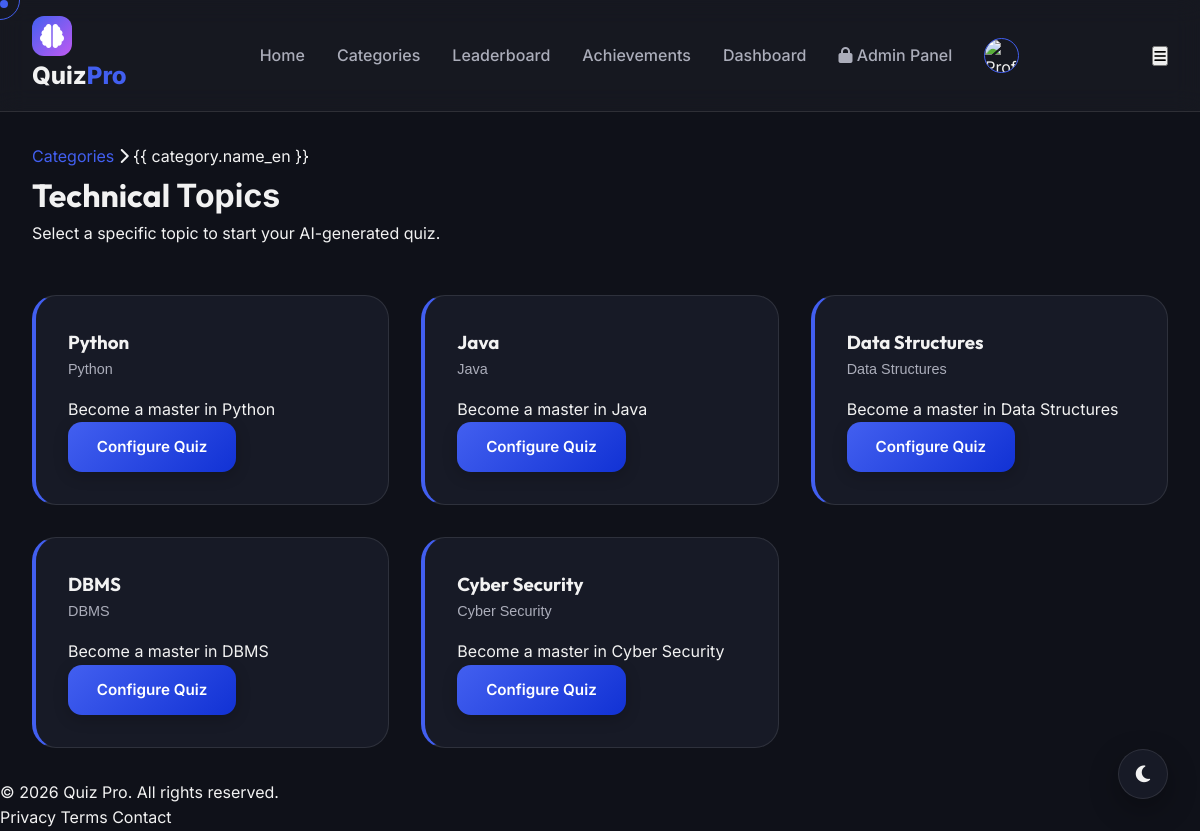
/quizzes/category/11/subcategories/ (signed in), run on the app's committed database.
### quizzes/models.py (models this page shows, shortened)
class Category(models.Model):
    CATEGORY_TYPES = (
        ('technical', 'Technical'),
        ('non-technical', 'Non-Technical'),
        ('entertainment', 'Entertainment'),
    )
    name_en = models.CharField(max_length=100)
    name_ta = models.CharField(max_length=100)
    description = models.TextField(blank=True)
    category_type = models.CharField(max_length=20, choices=CATEGORY_TYPES, default='technical')
    icon = models.ImageField(upload_to='categories/', null=True, blank=True)
    created_at = models.DateTimeField(auto_now_add=True)
    class Meta:
        verbose_name_plural = "Categories"

class SubCategory(models.Model):
    category = models.ForeignKey(Category, on_delete=models.CASCADE, related_name='subcategories')
    name_en = models.CharField(max_length=100)
    name_ta = models.CharField(max_length=100)
    description = models.TextField(blank=True)
    is_premium = models.BooleanField(default=False)
    created_at = models.DateTimeField(auto_now_add=True)
    class Meta:
        verbose_name_plural = "Subcategories"

### quizzes/views.py (the view)
# urls.py: path('category/<int:category_id>/subcategories/', views.subcategory_list, name='subcategory_list'),
def subcategory_list(request, category_id):
    category = get_object_or_404(Category, id=category_id)
    subcategories = category.subcategories.all()
    return render(request, 'quizzes/subcategory_list.html', {
        'category': category,
        'subcategories': subcategories
    })

### templates/quizzes/subcategory_list.html (shortened to what this page needs)
{% extends 'base.html' %}
{% load static %}
{% block content %}
<div class="container py-5">
    <div class="breadcrumb mb-4">
        <a href="{% url 'category_list' %}">Categories</a> <i class="fas fa-chevron-right mx-2"></i> <span>{{
            category.name_en }}</span>
    </div>
    <div class="section-header mb-5">
        <h1>{{ category.name_en }} <span>Topics</span></h1>
        <p class="text-muted">Select a specific topic to start your AI-generated quiz.</p>
    </div>
    <div class="card-grid">
        {% for sub in subcategories %}
        <div class="card subcategory-card" data-aos="zoom-in" data-aos-delay="{{ forloop.counter|add:50 }}">
            <div class="sub-header">
                <h3>{{ sub.name_en }}</h3>
                <span class="lang-text">{{ sub.name_ta }}</span>
            </div>
            <p>{{ sub.description|default:"Deep dive into this topic with dynamic AI questions." }}</p>
            <div class="action-footer mt-4">
                <a href="{% url 'quiz_config' sub.id %}" class="btn btn-primary w-100 magnetic">Configure Quiz</a>
            </div>
        </div>
        {% empty %}
        <div class="card empty-card text-center">
            <p>No topics available for this category yet.</p>
        </div>
        {% endfor %}
    </div>
</div>
{% endblock %}

### static/css/style.css (style rules this page uses)
:root { --primary-h: 230; --primary-s: 85%; --primary-l: 60%; --primary: hsl(var(--primary-h), var(--primary-s), var(--primary-l)); --primary-dark: hsl(var(--primary-h), var(--primary-s), 45%); --primary-light: hsl(var(--primary-h), var(--primary-s), 75%); --accent: hsl(280, 85%, 65%); --bg-dark: hsl(230, 25%, 8%); --bg-card: hsl(230, 25%, 12%); --bg-card-hover: hsl(230, 25%, 16%); --text-main: hsl(0, 0%, 95%); --text-muted: hsl(230, 10%, 70%); --border: hsl(230, 20%, 20%); --glass: rgba(255, 255, 255, 0.03); --glass-border: rgba(255, 255, 255, 0.1); --shadow-sm: 0 2px 4px rgba(0, 0, 0, 0.1); --shadow-md: 0 4px 12px rgba(0, 0, 0, 0.2); --shadow-lg: 0 10px 30px rgba(0, 0, 0, 0.3); --radius-sm: 8px; --radius-md: 14px; --radius-lg: 24px; --transition: all 0.3s cubic-bezier(0.4, 0, 0.2, 1); }
* { margin: 0; padding: 0; box-sizing: border-box; font-family: 'Inter', sans-serif; }
body { background-color: var(--bg-dark); color: var(--text-main); line-height: 1.6; overflow-x: hidden; transition: var(--transition); }
h1, h2, h3, h4, h5, h6 { font-family: 'Outfit', sans-serif; font-weight: 700; }
a { text-decoration: none; color: inherit; transition: var(--transition); }
.btn { padding: 0.8rem 1.8rem; border-radius: var(--radius-md); font-weight: 600; cursor: pointer; border: none; display: inline-flex; align-items: center; gap: 0.6rem; font-size: 0.95rem; }
.btn-primary { background: linear-gradient(135deg, var(--primary), var(--primary-dark)); color: white; box-shadow: 0 4px 15px rgba(0, 0, 0, 0.2); }
.card-grid { display: grid; grid-template-columns: repeat(auto-fill, minmax(300px, 1fr)); gap: 2rem; margin-top: 3rem; }
.card { background: var(--bg-card); border: 1px solid var(--glass-border); padding: 2rem; border-radius: var(--radius-lg); transition: var(--transition); position: relative; overflow: hidden; }
.card::before { content: ''; position: absolute; top: 0; left: 0; width: 6px; height: 100%; background: var(--primary); opacity: 0; transition: var(--transition); }
.magnetic { display: inline-block; transition: transform 0.3s cubic-bezier(0.23, 1, 0.32, 1); }
.btn, .card, .nav-link, .logo { position: relative; transition: var(--transition); }
body { cursor: none; }
a, button { cursor: none !important; }

### templates/quizzes/subcategory_list.html (style rules this page uses)
.subcategory-card { padding: 2rem; border-left: 4px solid var(--primary); }
.sub-header { margin-bottom: 1rem; }
.lang-text { display: block; font-size: 0.9rem; color: var(--text-muted); font-family: 'BabelStone Tamil Unicode', sans-serif; }
.breadcrumb a { color: var(--primary); text-decoration: none; }

### data on the page
Category: name_en "Technical"
SubCategory: name_en "Python", name_ta "Python", description "Become a master in Python"
SubCategory: name_en "Java", name_ta "Java", description "Become a master in Java"
SubCategory: name_en "Data Structures", name_ta "Data Structures", description "Become a master in Data Structures"
SubCategory: name_en "DBMS", name_ta "DBMS", description "Become a master in DBMS"
SubCategory: name_en "Cyber Security", name_ta "Cyber Security", description "Become a master in Cyber Security"
